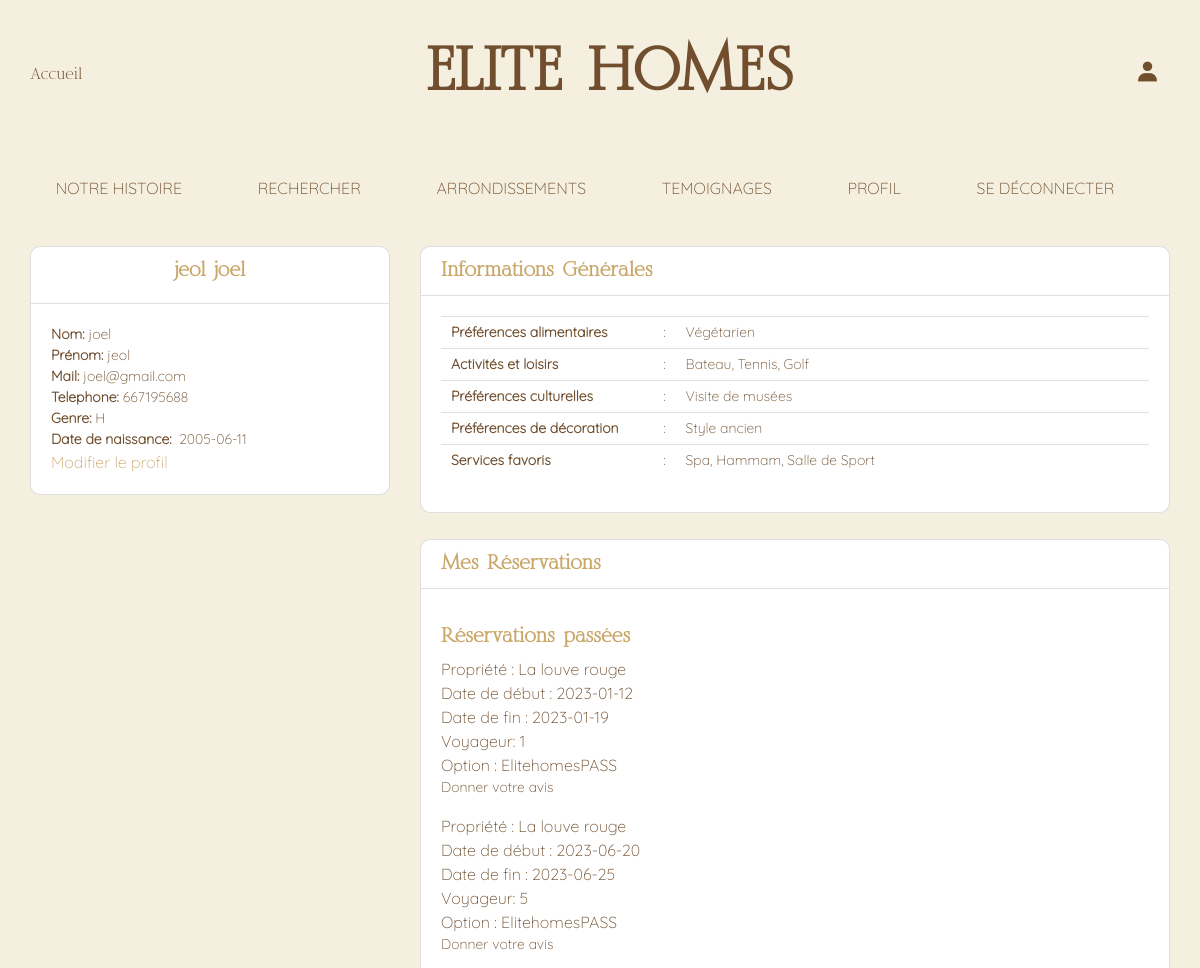
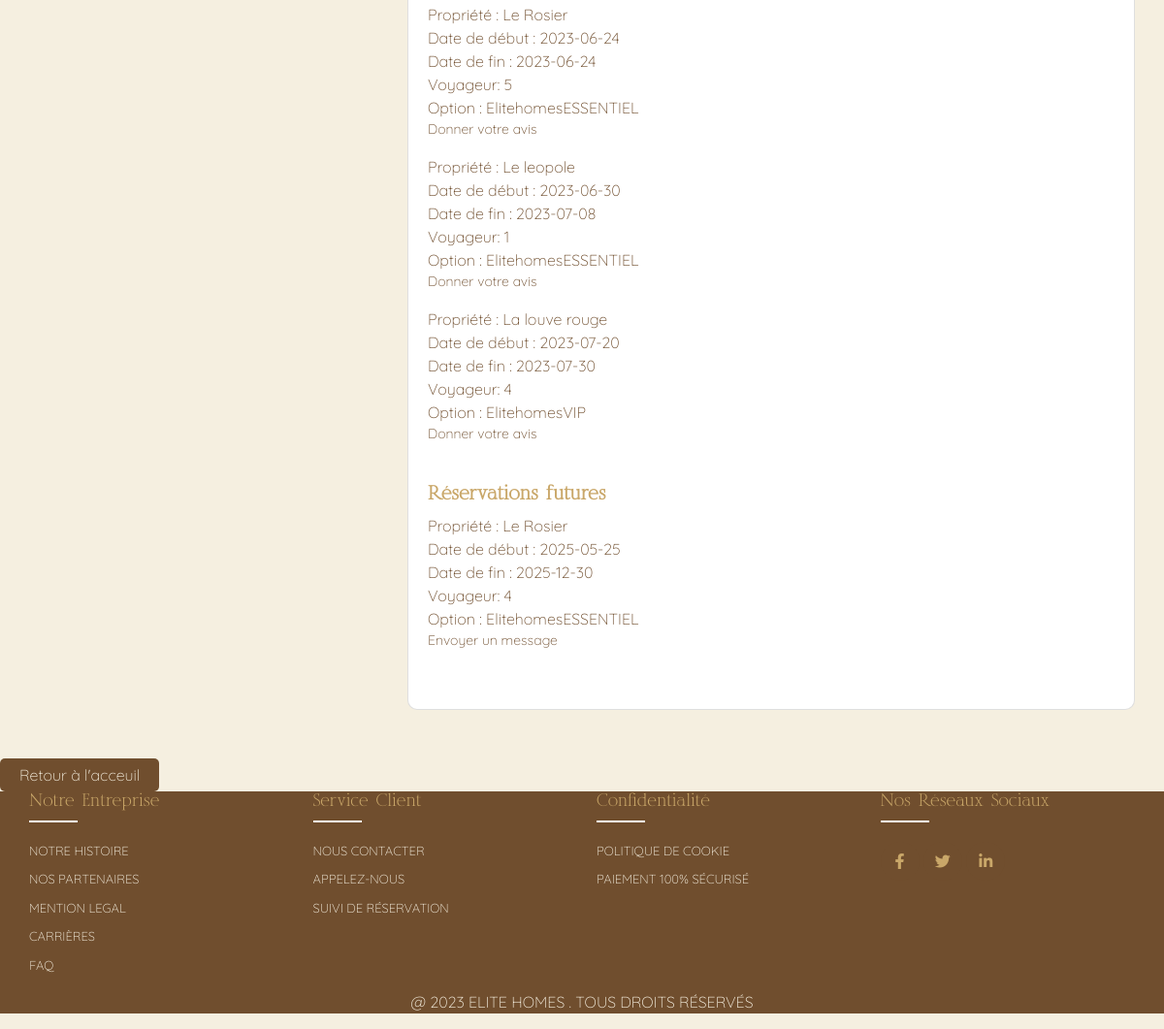
Screenshot of /Projet_Production_Site_Immobilier_Elitehomes/production_groupe_10/profil.php (signed in) with the database file from the repository (2 pictures, top to bottom).
### tables this page shows
CREATE TABLE IF NOT EXISTS `reservations` (
  `id` int(11) NOT NULL AUTO_INCREMENT,
  `properties_id` int(11) DEFAULT NULL,
  `users_id` int(11) DEFAULT NULL,
  `starts_at` date DEFAULT NULL,
  `ends_at` date DEFAULT NULL,
  `type` varchar(255) DEFAULT NULL,
  `properties_name` varchar(255) DEFAULT NULL,
  `passenger` varchar(50) NOT NULL,
  `option` text NOT NULL,
  PRIMARY KEY (`id`),
  KEY `properties_id` (`properties_id`),
  KEY `users_id` (`users_id`)
);

### Projet_Production_Site_Immobilier_Elitehomes/production_groupe_10/profil.php (the view, shortened to what this page needs)
<?php
$pdo = new PDO("mysql:host=localhost:3306;dbname=elitehomes", "root", "");
function showreservation($pdo){
    $userId = $_SESSION['id'];
    $recupresaclient = $pdo->prepare("
    SELECT *
    FROM `reservations`
    WHERE users_id = :id
    ORDER BY
    CASE
        WHEN ends_at < CURDATE() THEN 1  -- Réservations passées
        WHEN starts_at <= CURDATE() AND ends_at >= CURDATE() THEN 2  -- Réservations en cours
        ELSE 3  -- Réservations futures
    END,
    starts_at ASC  -- Trier par date de début croissante
");
    $recupresaclient->execute([
        ":id" => $userId
    ]);
    $dataresa = $recupresaclient->fetchAll(PDO::FETCH_ASSOC);
    if (!empty($dataresa)) {
        $reservationsEnCours = array();
        $reservationsPassees = array();
        $reservationsFutures = array();
        foreach ($dataresa as $reservation) {
            if ($reservation["ends_at"] < date("Y-m-d")) {
                $reservationsPassees[] = $reservation;
            } elseif ($reservation["starts_at"] <= date("Y-m-d") && $reservation["ends_at"] >= date("Y-m-d")) {
                $reservationsEnCours[] = $reservation;
            } else {
                $reservationsFutures[] = $reservation;
            }
        }
    if (!empty($reservationsPassees)) {
        echo '<div class="reservation-group">
                <h3>Réservations passées</h3>';
        foreach ($reservationsPassees as $reservation) {
            echo '<div class="reservation">
                    Propriété : ' . $reservation["properties_name"] . '<br>
                    Date de début : ' . $reservation["starts_at"] . '<br>
                    Date de fin : ' . $reservation["ends_at"] . '<br>
                    Voyageur: ' . $reservation["passenger"] . '<br>
                    Option : ' . $reservation["option"] . '<br>
                 <a href="avis.php?id_res='.$reservation["id"].'" role="link"><div><p>'."Donner votre avis".'</p></div></a>
                  </div>';
        }
        echo '</div>';
    }
    if (!empty($reservationsFutures)) {
        echo '<div class="reservation-group">
                <h3>Réservations futures</h3>';
        foreach ($reservationsFutures as $reservation) {
            echo '<div class="reservation">
                    Propriété : ' . $reservation["properties_name"] . '<br>
                    Date de début : ' . $reservation["starts_at"] . '<br>
                    Date de fin : ' . $reservation["ends_at"] . '<br>
                    Voyageur: ' . $reservation["passenger"] . '<br>
                    Option : ' . $reservation["option"] . '<br>
                 <a href="messages.php?id='.$reservation["id"].'" role="link"><div><p>'."Envoyer un message".'</p></div></a>
                  </div>';
        }
        echo '</div>';
    }
} else {
    echo "Aucune réservation trouvée.";
}
}
?>
<!DOCTYPE html>
<html lang="en">
<head>
    <link rel='stylesheet' href='https://cdnjs.cloudflare.com/ajax/libs/twitter-bootstrap/4.1.3/css/bootstrap.min.css'>
    <link rel="stylesheet" href="./css/profil.css">
    <link rel="stylesheet" href="./css/header.css">
    <link rel="stylesheet" href="./css/footer.css">
    <link rel="stylesheet" href="./css/style.css">
</head>
<body>
   <?php include 'header.php'; ?>
<section>
  <div class="profile_title">
    <div class="col-rt-12">
        <div class="profile_name">
          </div>
      </div>
  </div>
    <div class="profile_container">
          <div class="col-rt-12">
              <div class="content">
<div class="profile">
  <div class="container">
    <div class="row">
      <div class="col-lg-4">
        <div class="card">
          <div class="card-header bg-transparent text-center">
            <h3> <?php echo $_SESSION['first_name'] . " ". $_SESSION['name']; ?></h3>
          </div>
          <div class="card-body">
            <p class="mb-0"><strong class="pr-1">Nom:</strong><?php echo $_SESSION['name']; ?></p>
            <p class="mb-0"><strong class="pr-1">Prénom:</strong><?php echo $_SESSION['first_name']; ?></p>
            <p class="mb-0"><strong class="pr-1">Mail:</strong><?php echo $_SESSION['mail']; ?></p>
            <p class="mb-0"><strong class="pr-1">Telephone:</strong><?php echo $_SESSION['phone']; ?></p>
            <p class="mb-0"><strong class="pr-1">Genre:</strong><?php if ($_SESSION['gender'] == 'Male'){
              echo'H';
              } else {
              echo 'F';
              }
              ?></p>
            <p class="mb-0"><strong class="pr-1">Date de naissance:</strong> <?php echo $_SESSION['birthday']; ?></p>
            <div class="inputBx">
              <a href="modification_profil.php">Modifier le profil</a>
          </div>
          </div>
        </div>
      </div>
      <div class="col-lg-8">
        <div class="card">
          <div class="card-header bg-transparent">
            <h3 class="mb-0"> Informations Générales</h3>
          </div>
          <div class="card-body">
            <table class="table">
              <tr>
                <th width="30%">Préférences alimentaires</th>
                <td width="2%">:</td>
                <td>Végétarien</td>
              </tr>
              <tr>
                <th width="30%">Activités et loisirs</th>
                <td width="2%">:</td>
                <td>Bateau, Tennis, Golf</td>
              </tr>
              <tr>
                <th width="30%">Préférences culturelles</th>
                <td width="2%">:</td>
                <td>Visite de musées</td>
              </tr>
              <tr>
                <th width="30%">Préférences de décoration</th>
                <td width="2%">:</td>
                <td>Style ancien</td>
              </tr>
              <tr>
                <th width="30%">Services favoris</th>
                <td width="2%">:</td>
                <td>Spa, Hammam, Salle de Sport</td>
              </tr>
            </table>
          </div>
        </div>
          <div style="height: 26px"></div>
        <div class="card">
          <div class="card-header bg-transparent">
            <h3 class="mb-0">Mes Réservations</h3>
          </div>
          <div class="card-body">
              <p><?php showreservation($pdo)?>
          </div>
        </div>
      </div>
    </div>
  </div>
</div>
    		</div>
		</div>
    </div>
</section>
  <a href='./pageaccueil.php' class="button">Retour à l'acceuil</a>
 <?php include 'footer.php'; ?>
	</body>
</html>

### Projet_Production_Site_Immobilier_Elitehomes/production_groupe_10/css/profil.css (style rules this page uses)
body { padding: 0; margin: 0; color: #000; background-color: var(--blanc-casse); }
.card { background-color: var(--blanc); }
.profile_name { font-family:'title'; padding-bottom: 20px; }
.profile .card { border-radius: 10px; }
.profile .card h3 { font-size: 20px; font-weight: 700; font-family:'title'; color:var(--sable); }
.profile .card p { font-size: 14px; color: var(--marron-fonce); font-family:'container'; }
.profile .table th, .profile .table td { font-size: 14px; padding: 5px 10px; color: var(--marron-fonce); font-family:'container'; }
.inputBx a { font-family: 'container'; color:var(--sable); }
a.button { display: inline-block; padding: 5px 20px; background-color: var(--marron-fonce); color: var(--blanc-casse); text-decoration: none; border-radius: 5px; margin-top: 50px; font-family: 'container'; }
.reservation { font-family: 'container'; color: var(--marron-fonce); }

### Projet_Production_Site_Immobilier_Elitehomes/production_groupe_10/css/header.css (style rules this page uses)
* { padding:0; margin: 0; box-sizing: border-box; }

### Projet_Production_Site_Immobilier_Elitehomes/production_groupe_10/css/footer.css (style rules this page uses)
body { line-height: 1.5; }
* { margin:0; padding:0; box-sizing: border-box; }
.container { max-width: 1170px; margin:auto; }
.row { display: flex; flex-wrap: wrap; }

### Projet_Production_Site_Immobilier_Elitehomes/production_groupe_10/css/style.css (style rules this page uses)
:root { --noir: #000000; --marron-fonce: #704E2E; --sable: #C9A769; --blanc-casse: #F5EFE0; --blanc: #FFFFFF; }

### rows the page displays
reservations: properties_name "La louve rouge", starts_at "2023-01-12", ends_at "2023-01-19", passenger "1", option "ElitehomesPASS"
reservations: properties_name "La louve rouge", starts_at "2023-06-20", ends_at "2023-06-25", passenger "5", option "ElitehomesPASS"
reservations: properties_name "Le Rosier", starts_at "2023-06-24", ends_at "2023-06-24", passenger "5", option "ElitehomesESSENTIEL"
reservations: properties_name "Le leopole", starts_at "2023-06-30", ends_at "2023-07-08", passenger "1", option "ElitehomesESSENTIEL"
reservations: properties_name "La louve rouge", starts_at "2023-07-20", ends_at "2023-07-30", passenger "4", option "ElitehomesVIP"
reservations: properties_name "Le Rosier", starts_at "2025-05-25", ends_at "2025-12-30", passenger "4", option "ElitehomesESSENTIEL"

### other values shown
$_SESSION['first_name'] "jeol"
$_SESSION['name'] "joel"
$_SESSION['mail'] "joel@gmail.com"
$_SESSION['phone'] "667195688"
$_SESSION['birthday'] "2005-06-11"
